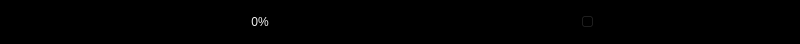
<?xml version="1.0" encoding="UTF-8"?>
<ui version="4.0">
 <class>MusicPlayer</class>
 <widget class="QMainWindow" name="MusicPlayer">
  <property name="geometry">
   <rect>
    <x>0</x>
    <y>0</y>
    <width>800</width>
    <height>44</height>
   </rect>
  </property>
  <property name="minimumSize">
   <size>
    <width>800</width>
    <height>44</height>
   </size>
  </property>
  <property name="maximumSize">
   <size>
    <width>800</width>
    <height>44</height>
   </size>
  </property>
  <property name="windowTitle">
   <string>Audio Player</string>
  </property>
  <property name="windowIcon">
   <iconset resource="images.qrc">
    <normaloff>:/icons/images/music.png</normaloff>:/icons/images/music.png</iconset>
  </property>
  <property name="styleSheet">
   <string notr="true">* {
	background: #000;
}</string>
  </property>
  <widget class="QWidget" name="centralwidget">
   <widget class="QPushButton" name="pushButtonOpenFolder">
    <property name="geometry">
     <rect>
      <x>10</x>
      <y>4</y>
      <width>36</width>
      <height>36</height>
     </rect>
    </property>
    <property name="text">
     <string/>
    </property>
    <property name="icon">
     <iconset resource="images.qrc">
      <normaloff>:/icons/images/folder.png</normaloff>:/icons/images/folder.png</iconset>
    </property>
    <property name="iconSize">
     <size>
      <width>30</width>
      <height>30</height>
     </size>
    </property>
    <property name="flat">
     <bool>true</bool>
    </property>
   </widget>
   <widget class="QPushButton" name="pushButtonPlay">
    <property name="geometry">
     <rect>
      <x>60</x>
      <y>4</y>
      <width>36</width>
      <height>36</height>
     </rect>
    </property>
    <property name="text">
     <string/>
    </property>
    <property name="icon">
     <iconset resource="images.qrc">
      <normaloff>:/icons/images/play.png</normaloff>:/icons/images/play.png</iconset>
    </property>
    <property name="iconSize">
     <size>
      <width>30</width>
      <height>30</height>
     </size>
    </property>
    <property name="flat">
     <bool>true</bool>
    </property>
   </widget>
   <widget class="QPushButton" name="pushButtonPause">
    <property name="geometry">
     <rect>
      <x>420</x>
      <y>4</y>
      <width>36</width>
      <height>36</height>
     </rect>
    </property>
    <property name="text">
     <string/>
    </property>
    <property name="icon">
     <iconset resource="images.qrc">
      <normaloff>:/icons/images/pause.png</normaloff>:/icons/images/pause.png</iconset>
    </property>
    <property name="iconSize">
     <size>
      <width>30</width>
      <height>30</height>
     </size>
    </property>
    <property name="flat">
     <bool>true</bool>
    </property>
   </widget>
   <widget class="QPushButton" name="pushButtonStop">
    <property name="geometry">
     <rect>
      <x>470</x>
      <y>4</y>
      <width>36</width>
      <height>36</height>
     </rect>
    </property>
    <property name="text">
     <string/>
    </property>
    <property name="icon">
     <iconset resource="images.qrc">
      <normaloff>:/icons/images/stop.png</normaloff>:/icons/images/stop.png</iconset>
    </property>
    <property name="iconSize">
     <size>
      <width>30</width>
      <height>30</height>
     </size>
    </property>
    <property name="flat">
     <bool>true</bool>
    </property>
   </widget>
   <widget class="QPushButton" name="pushButtonMute">
    <property name="geometry">
     <rect>
      <x>700</x>
      <y>4</y>
      <width>36</width>
      <height>36</height>
     </rect>
    </property>
    <property name="text">
     <string/>
    </property>
    <property name="icon">
     <iconset resource="images.qrc">
      <normaloff>:/icons/images/mute.png</normaloff>:/icons/images/mute.png</iconset>
    </property>
    <property name="iconSize">
     <size>
      <width>30</width>
      <height>30</height>
     </size>
    </property>
    <property name="flat">
     <bool>true</bool>
    </property>
   </widget>
   <widget class="QSlider" name="volumn">
    <property name="geometry">
     <rect>
      <x>580</x>
      <y>11</y>
      <width>100</width>
      <height>22</height>
     </rect>
    </property>
    <property name="styleSheet">
     <string notr="true"/>
    </property>
    <property name="orientation">
     <enum>Qt::Horizontal</enum>
    </property>
   </widget>
   <widget class="QLabel" name="label">
    <property name="geometry">
     <rect>
      <x>530</x>
      <y>4</y>
      <width>36</width>
      <height>36</height>
     </rect>
    </property>
    <property name="text">
     <string/>
    </property>
    <property name="pixmap">
     <pixmap resource="images.qrc">:/icons/images/speaker.png</pixmap>
    </property>
    <property name="scaledContents">
     <bool>true</bool>
    </property>
   </widget>
   <widget class="QProgressBar" name="progressBar">
    <property name="geometry">
     <rect>
      <x>110</x>
      <y>17</y>
      <width>300</width>
      <height>10</height>
     </rect>
    </property>
    <property name="styleSheet">
     <string notr="true">color: #f2f2f2;</string>
    </property>
    <property name="value">
     <number>0</number>
    </property>
   </widget>
   <widget class="QPushButton" name="pushButtonBack">
    <property name="geometry">
     <rect>
      <x>750</x>
      <y>4</y>
      <width>36</width>
      <height>36</height>
     </rect>
    </property>
    <property name="text">
     <string/>
    </property>
    <property name="icon">
     <iconset resource="images.qrc">
      <normaloff>:/icons/images/back.png</normaloff>:/icons/images/back.png</iconset>
    </property>
    <property name="iconSize">
     <size>
      <width>30</width>
      <height>30</height>
     </size>
    </property>
    <property name="flat">
     <bool>true</bool>
    </property>
   </widget>
  </widget>
 </widget>
 <resources>
  <include location="images.qrc"/>
 </resources>
 <connections/>
</ui>
